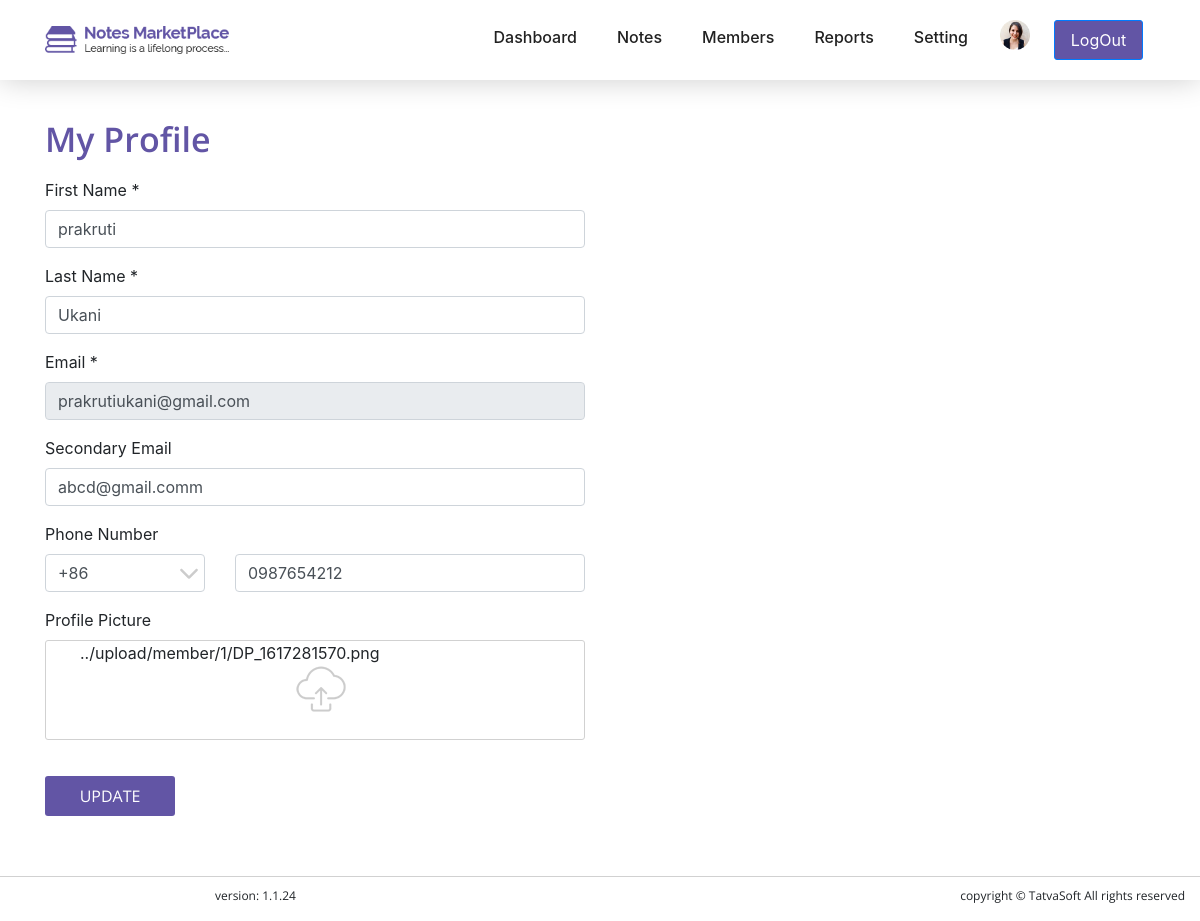
Screenshot of /admin/update_profile.php (signed in) with the database file from the repository.
### tables this page shows
CREATE TABLE `user_profile` (
  `id` int(11) NOT NULL,
  `user_id` int(11) NOT NULL,
  `dob` datetime DEFAULT NULL,
  `gender` int(11) DEFAULT NULL,
  `secondary_email` varchar(100) DEFAULT NULL,
  `country_code` int(11) DEFAULT NULL,
  `phone_no` varchar(20) NOT NULL,
  `profile_picture` varchar(500) DEFAULT NULL,
  `address_line_1` varchar(100) NOT NULL,
  `address_line_2` varchar(100) NOT NULL,
  `city` varchar(50) NOT NULL,
  `state` varchar(50) NOT NULL,
  `zip_code` varchar(50) NOT NULL,
  `country` int(11) DEFAULT NULL,
  `university` varchar(100) DEFAULT NULL,
  `college` varchar(100) DEFAULT NULL,
  `created_date` datetime DEFAULT NULL,
  `created_by` int(11) DEFAULT NULL,
  `modified_date` datetime DEFAULT NULL,
  `modified_by` int(11) DEFAULT NULL
);

CREATE TABLE `user` (
  `id` int(11) NOT NULL,
  `role_id` int(11) NOT NULL,
  `first_name` varchar(50) NOT NULL,
  `last_name` varchar(50) NOT NULL,
  `email` varchar(100) NOT NULL,
  `password` varchar(24) NOT NULL,
  `is_emailverified` bit(1) NOT NULL,
  `created_date` datetime DEFAULT NULL,
  `created_by` int(11) DEFAULT NULL,
  `modified_date` datetime DEFAULT NULL,
  `modified_by` int(11) DEFAULT NULL,
  `isactive` bit(1) NOT NULL
);

### admin/update_profile.php (the view, shortened to what this page needs)
<?php
include "config.php";
$uid=(isset($_SESSION['userid']))?$_SESSION['userid']:" ";
if(isset($_SESSION['login']))
{
    $user_data=mysqli_query($conn,"SELECT * FROM user WHERE id='$uid'");
    while ($row=mysqli_fetch_assoc($user_data))
    {
        $db_fn=$row['first_name'];
        $db_ln=$row['last_name'];
    }
}
$fetch_user_profile=mysqli_query($conn,"SELECT * FROM user_profile WHERE user_id=$uid");
foreach ($fetch_user_profile as $get_row) {
        $db_phone=$get_row['phone_no'];
        $db_sec_email=$get_row['secondary_email'];
        $db_pro_pic=$get_row['profile_picture'];
        $db_code=$get_row['country_code'];
    }
$count=mysqli_num_rows($fetch_user_profile);
if(isset($_SESSION['login']))
{
?>
<!DOCTYPE html>
<html lang="en">
    <head>
        <link rel="stylesheet" href="css/bootstrap/bootstrap.min.css">
        <link rel="stylesheet" href="css/custom_css/style.css">
        <link rel="stylesheet" href="css/responsive.css">
    </head>
    <body>
        <?php include "header.php"; ?>
        <section id="add_page">
           <div class="content-box-md">
            <div class ="container">
                <div class="row" style="padding-top: 60px;">
                        <div class="col-md-8">
                            <div class="heading" style="margin-bottom: 20px;">
                                <h3>My Profile</h3>
                            </div>
                        </div>
                    </div>
                <form action=" " method="post" enctype="multipart/form-data">
                    <div class="row">
                        <div class="col-md-6">
                            <div class="form-group">
                                    <label>First Name *</label>
                                    <input type="text" name="fn" class="form-control" id="fn" placeholder="Enter your first name"  value="<?= (($count>0)?$db_fn:$_SESSION['first_name']); ?>">
                            </div>
                            <div class="form-group">
                                    <label>Last Name *</label>
                                    <input type="text" name="ln" class="form-control" id="ln" placeholder="Enter your last name" value="<?= (($count>0)?$db_ln:$_SESSION['last_name']); ?>">
                            </div>
                            <div class="form-group">
                                    <label>Email *</label>
                                    <input type="email" name="email" class="form-control" id="email" placeholder="Enter your EmailId" disabled value="<?php echo $_SESSION['email']; ?>">
                            </div>
                            <div class="form-group">
                                    <label>Secondary Email </label>
                                    <input type="email" name="sec_email" class="form-control" id="semail" placeholder="Enter your EmailId" value="<?= ($count>0)?$db_sec_email:" "; ?>">
                            </div>
                            <div class="form-group">
                                    <label>Phone Number</label>
                                    <div class="row">
                                        <div class="col-md-4">
                                         <select id="phone" class="form-control filter arrow-down" name="code">
                                            <?php
                                            $result=mysqli_query($conn,"SELECT * FROM country WHERE isactive=1");
                                            while($row=mysqli_fetch_assoc($result))
                                                {
                                                    $code=$row['country_code'];
                                                    $codeid=$row['id'];
                                                    if($count>0){ ?>
                                                        <option value="<?php echo $codeid ?>" <?php if( $codeid == $db_code): ?> selected="selected"<?php endif; ?>><?php echo "+".$code ?></option>;
                                                    <?php }else{ ?>
                                                        <option value="<?php echo $codeid ?>" ><?php echo "+".$code ?></option>;
                                                <?php } }
                                            ?>
                                        </select>
                                        </div>
                                        <div class="col-md-8">
                                            <input type="text" class="form-control" id="phone" placeholder="Enter your Phone number" name="phone" value="<?= (($count>0)?$db_phone:"");  ?>">
                                        </div>
                                    </div>
                            </div>
                            <div class="form-group">
                                    <label>Profile Picture</label>
                                    <div class="picture-upload">
                                        <label for="file-input">
                                            <img src="img/all/upload-file.png">
                                        </label>
                                        <span class="filename" style="position: absolute;left: 0;margin-left: 50px;"><?= ($count>0)?$db_pro_pic:'' ?></span>
                                    </div>
                            </div>
                        </div>
                    </div>
                    <?php
                    if($count>0)
                    {
                        echo '<button type="submit" name="update">UPDATE</button>';
                    }
                    ?>
                </form>
            </div>
           </div>
        </section>
        <?php include "footer.php"; ?>
    </body>
</html>
<?php }else{
    header("location:login.php");
}?>

### admin/header.php (shortened to what this page needs)
<?php
include "config.php";
?>
        <div class="navigation-wrap  start-header start-style">
        <div class="container">
            <div class="row">
                <div class="col-12">
                    <nav class="navbar navbar-expand-lg navbar-light">
                        <a class="navbar-brand"><img src="img/home/logo.png" alt="logo"></a>
                        <div class="collapse navbar-collapse" id="navbarSupportedContent">
                            <ul class="navbar-nav ml-auto">
                                <li class="nav-item">
                                    <a href="dashboard.php" class="nav-link">Dashboard</a>
                                </li>
                                <li class="nav-item">
                                    <a  class="nav-link" role="button"  data-toggle="dropdown" aria-haspopup="true"aria-expanded="false">Notes</a>
                                </li>
                                <li class="nav-item">
                                    <a href="member.php" class="nav-link">Members</a>
                                </li>
                                <li class="nav-item">
                                    <a class="nav-link" role="button"  data-toggle="dropdown" aria-haspopup="true"aria-expanded="false">Reports</a>
                                </li>
                                <li class="nav-item">
                                    <a  class="nav-link" role="button"  data-toggle="dropdown" aria-haspopup="true"aria-expanded="false">Setting</a>
                                </li>
                                <?php if(isset($_SESSION['login']))
                                {
                                    $profile_pic="";
                                    $uid=(isset($_SESSION['userid']))?$_SESSION['userid']:" ";
                                    $fetch_userdata=mysqli_query($conn,"SELECT * FROM user_profile where user_id=$uid");
                                    foreach($fetch_userdata as $row)
                                    {
                                        $profile_pic=$row['profile_picture'];
                                    }
                                }
                                    ?>
                                <li class="nav-item">
                                    <div class="dropdown">
                                        <img src="<?php echo $profile_pic ?>" role="button"  data-toggle="dropdown" aria-haspopup="true"aria-expanded="false">
                                    </div>
                                </li>
                                <li class="nav-item">
                                    <a data-toggle="modal" data-target="#confirm-logout">
                                        <button type="button" class="btn btn-outline-primary btn-login">LogOut</button>
                                    </a>
                                </li>
                            </ul>
                        </div>
                    </nav>
                </div>
            </div>
        </div>
    </div>

### admin/css/custom_css/style.css (style rules this page uses)
html, body { height: 100%; }
.content-box-md { padding: 60px 0; }
.heading h3 { color: #6255a5; font-family: 'Open Sans'; font-size: 34px; line-height: 38px; font-weight: 600; }
#add_page button { width: 130px; background-color: #6255a5; height: 40px; border-radius: 3px; font-size: 16px; color: #fff; font-family: 'Open Sans'; line-height: 22px; border:transparent; margin-top: 20px; }
.picture-upload { height: 100px; border-radius: 3px; border: 1px solid #d1d1d1; }
.picture-upload img { margin: 25px 0 0 250px; }
.arrow-down { background-image: url('../../img/all/arrow-down.png'); background-repeat: no-repeat; background-position: 96% 50%; cursor: pointer; position: relative; }
select { -webkit-appearance: none; }
.start-header { opacity: 1; transform: translateY(0); padding: 20px 0; box-shadow: 0 10px 30px 0 rgba(138, 155, 165, 0.15); -webkit-transition : all 0.3s ease-out; transition : all 0.3s ease-out; background-color: #fff; }
.navigation-wrap { position: fixed; width: 100%; top: 0; left: 0; z-index: 1000; -webkit-transition : all 0.3s ease-out; transition : all 0.3s ease-out; background-color: #fff; box-shadow: 0px 0px 30px 0px rgba(0,0,0,0.2); }
.navbar { padding: 0; }
.navbar-brand img { height: 28px; width: auto; display: block; }
.nav-link { color: #212121 !important; font-weight: 500; transition: all 200ms linear; }
.nav-link { position: relative; padding: 5px 0 ; display: inline-block; }
.nav-item:after { position: absolute; bottom: -5px; left: 0; width: 100%; height: 2px; content: ''; background-color: #fff; opacity: 0; transition: all 200ms linear; }
.nav-item { position: relative; transition: all 200ms linear; padding: 0 12px; }
.navbar-nav { max-height: 100%; }
.nav-item .btn-login { background-color: #6255a5; color: #fff; width: 89px; font-size: 16px; line-height: 22px; height: 40px; border-radius: 3px; font-style: 'Open Sans'; }
.nav-item .dropdown img { height: 30px; width: 30px; }

### rows the page displays
user_profile: profile_picture (picture), sec_email "abcd@gmail.comm", code "+86", phone "0987654212", profile_picture "../upload/member/1/DP_1617281570.png"
user: fn "prakruti", ln "Ukani"
